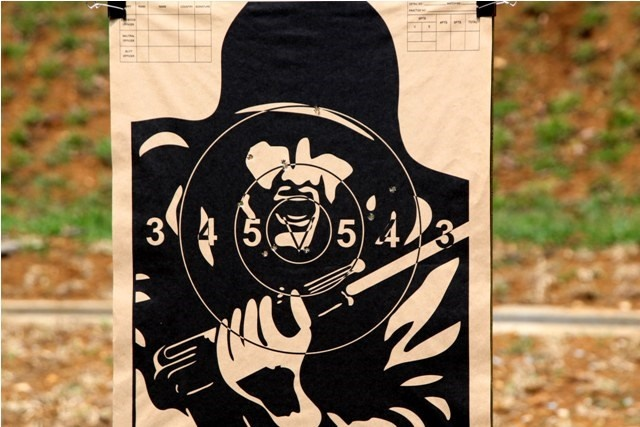
#> input picture Images/Lane1/BiaSo4-1-0.jpg, 640 x 427 px
$ python target_detecting.py
#> lines starting #> are read from the running program, lines starting #| are printed output that depends on the picture; after the words box and inside, x2 and y2 are one past the last pixel; in counts of white or black regions, pixels touching at a corner belong together
"""### Tips for Target Detection:
1. **Manual Point Selection**: You can use `cv2.selectROI()` to manually select the region of the target and extract the corners, or use `cv2.selectPoly()` for polygonal selections.

2. **Edge Detection / Contour Detection**: If you want the system to automatically detect the target, you could use edge detection (`cv2.Canny()`) followed by contour detection (`cv2.findContours()`) to find the target’s corners.

3. **Feature Matching**: If the target has distinctive features, you can use keypoint detection and matching (e.g., using SIFT or ORB) to identify the target’s location.

### Example of Automatic Target Detection (Using Contours):
```python
"""
import cv2
import numpy as np

# Read the image
image = cv2.imread('./Images/Lane1/BiaSo4-1-0.jpg')
#> image is the input picture: shape (427, 640, 3); mean B, G, R 78.1, 107.9, 129.8

# Convert the image to grayscale
gray = cv2.cvtColor(image, cv2.COLOR_BGR2GRAY)
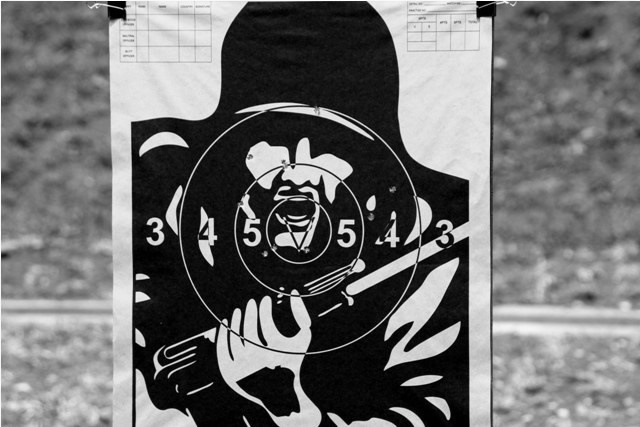
#> gray: shape (427, 640); min 0, max 255, mean 111

# Apply edge detection
edges = cv2.Canny(gray, 50, 150)
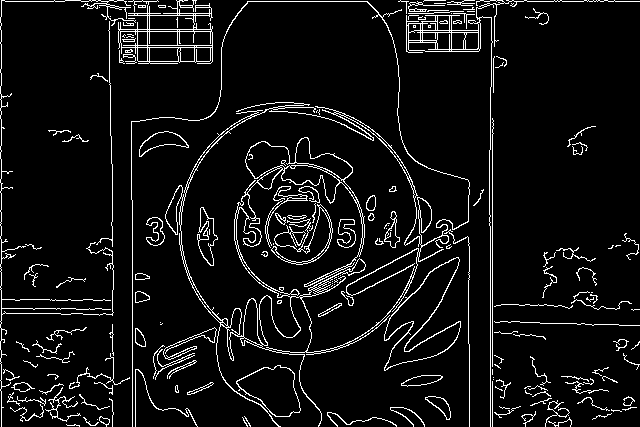
#> edges: shape (427, 640); 6.9% white in thin lines or dots

# Find contours
contours, _ = cv2.findContours(edges, cv2.RETR_EXTERNAL, cv2.CHAIN_APPROX_SIMPLE)
#> contours = 172 contours, 135 with area under 20; largest, box (x1, y1, x2, y2) and area: (131, 1, 470, 427) 9514, (384, 257, 461, 371) 3614, (118, 0, 213, 64) 3530, (236, 365, 301, 417) 2032, (406, 0, 640, 427) 2000

# Assuming the largest contour is the target, find the bounding box of the target
contour = max(contours, key=cv2.contourArea)
#> contour = contour of 3225 points, box (x1, y1, x2, y2) (131, 1, 470, 427), area 9514
rect = cv2.minAreaRect(contour)
#> rect = ((300, 213.5), (425, 338), -90)
box = cv2.boxPoints(rect)
#> box = [[469, 426], [131, 426], [131, 1], [469, 1]]
box = np.int32(box)  # Use np.int32 instead of np.int0

# Draw the bounding box (for visualization purposes)
cv2.drawContours(image, [box], -1, (0, 255, 0), 3)
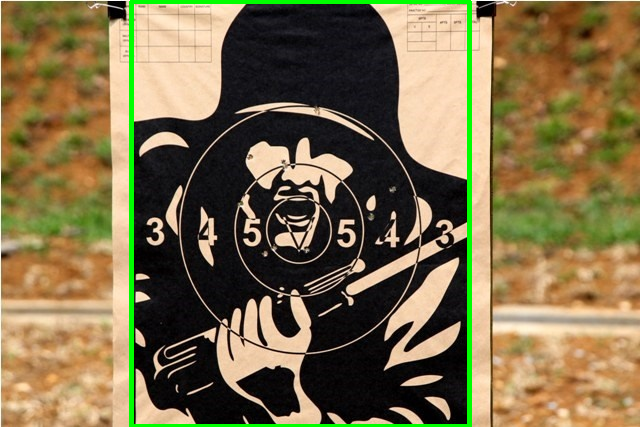
#> image: shape (427, 640, 3); 2.41% of pixels changed, all inside (x1, y1, x2, y2) = (129, 0, 472, 427)

# Display the image with the bounding box
cv2.imshow("Target Detection", image)
cv2.waitKey(0)
cv2.destroyAllWindows()


"""
#### Explanation:
- **Canny Edge Detection**: Detects the edges of objects in the image.
- **Contours**: Finds the contours of objects (in this case, the target) and allows you to extract their coordinates.
- **Bounding Box**: Using `cv2.minAreaRect()` and `cv2.boxPoints()`, we can find the rectangle surrounding the target and use it as the region for perspective correction.

### Conclusion:
To stabilize and align the target, you need to:
1. Detect the target in the image (either manually or automatically).
2. Find the corners or key points of the target.
3. Compute a homography to transform the target to a straight, aligned view.
4. Apply the transformation to the image.

This process can correct for varying angles of view and make the target appear directly in front of the camera.
"""
